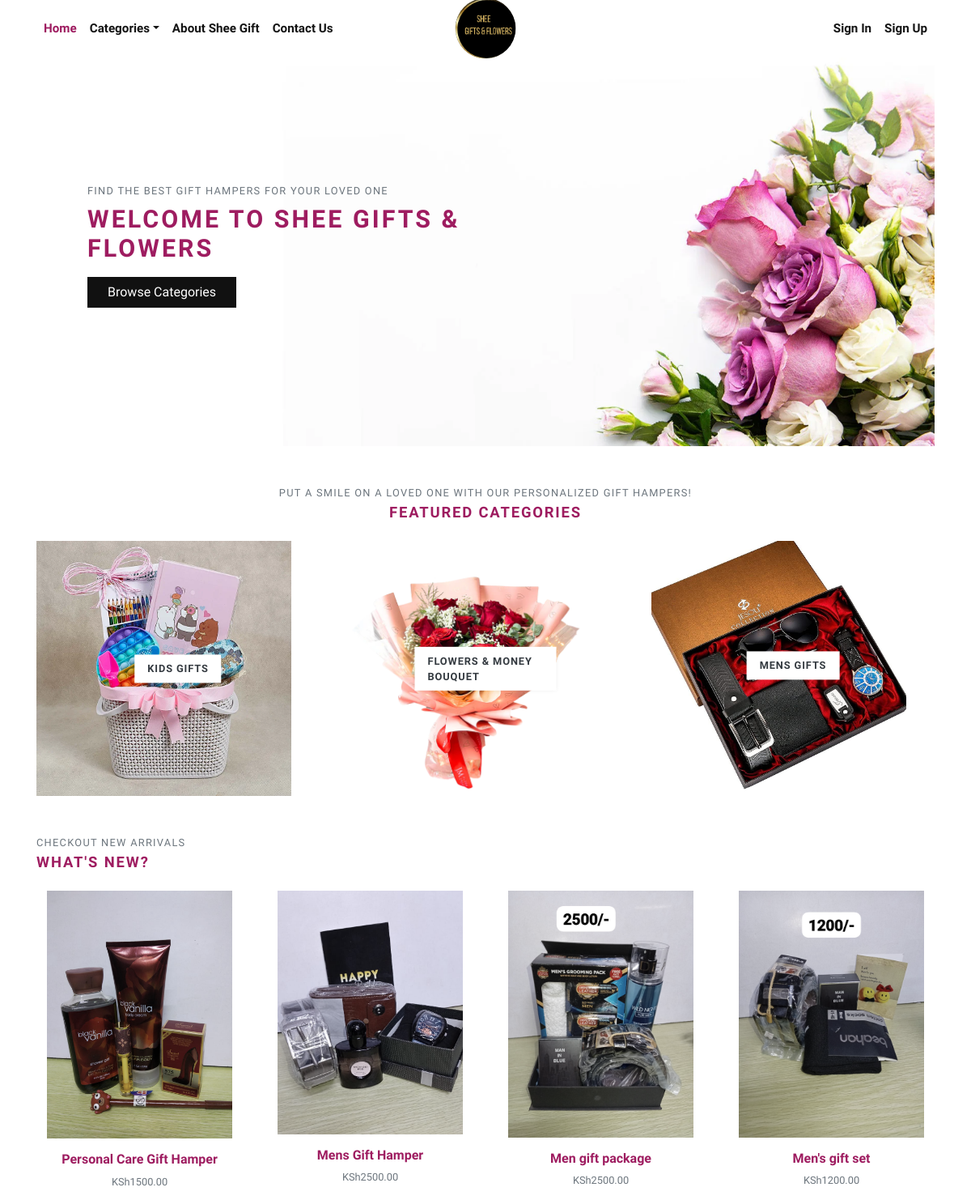
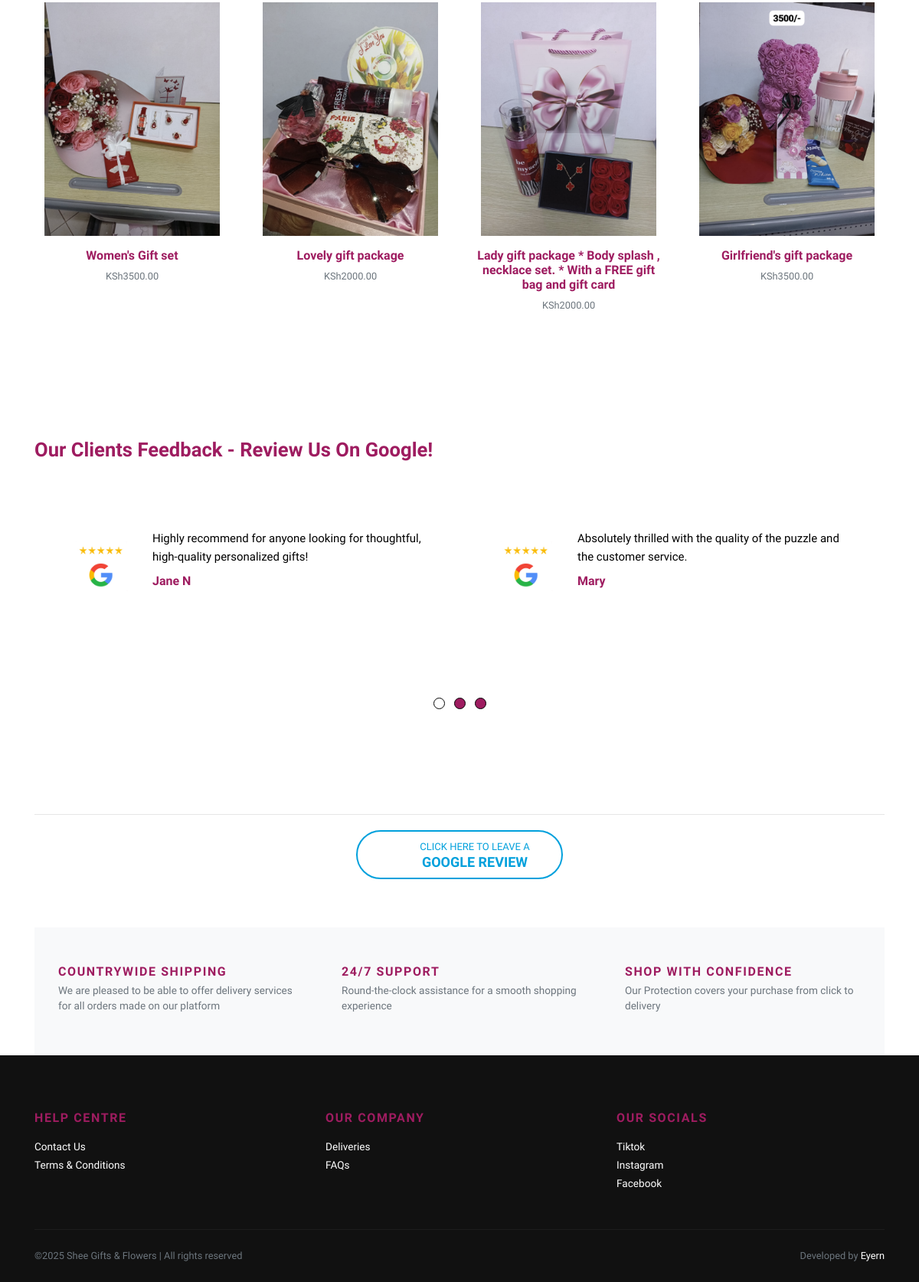
The page / on the database its author committed (2 pictures, top to bottom).
### store/models.py (models this page shows, shortened)
class Category(models.Model):
    title = models.CharField(max_length=50, verbose_name="Category Title")
    slug = models.SlugField(max_length=55, verbose_name="Category Slug")
    description = models.TextField(blank=True, verbose_name="Category Description")
    category_image = models.ImageField(upload_to='category', blank=True, null=True, verbose_name="Category Image")
    is_active = models.BooleanField(verbose_name="Is Active?")
    is_featured = models.BooleanField(verbose_name="Is Featured?")
    created_at = models.DateTimeField(auto_now_add=True, verbose_name="Created Date")
    updated_at = models.DateTimeField(auto_now=True, verbose_name="Updated Date")
    class Meta:
        verbose_name_plural = 'Categories'
        ordering = ('-created_at', )

class Product(models.Model):
    title = models.CharField(max_length=150, verbose_name="Product Title")
    slug = models.SlugField(max_length=160, verbose_name="Product Slug")
    sku = models.CharField(max_length=255, unique=True, verbose_name="Unique Product ID (SKU)")
    short_description = models.TextField(verbose_name="Short Description")
    detail_description = models.TextField(blank=True, null=True, verbose_name="Detail Description")
    product_image = models.ImageField(upload_to='product', blank=True, null=True, verbose_name="Product Image")
    price = models.DecimalField(max_digits=8, decimal_places=2)
    category = models.ForeignKey(Category, verbose_name="Product Categoy", on_delete=models.CASCADE)
    is_active = models.BooleanField(verbose_name="Is Active?")
    is_featured = models.BooleanField(verbose_name="Is Featured?")
    created_at = models.DateTimeField(auto_now_add=True, verbose_name="Created Date")
    updated_at = models.DateTimeField(auto_now=True, verbose_name="Updated Date")
    class Meta:
        verbose_name_plural = 'Products'
        ordering = ('-created_at', )

### store/views.py (the view)
# urls.py: path('', views.home, name="home"),
def home(request):
    categories = Category.objects.filter(is_active=True, is_featured=True)[:3]
    products = Product.objects.filter(is_active=True, is_featured=True)[:8]
    context = {
        'categories': categories,
        'products': products,
    }
    return render(request, 'store/index.html', context)

### store/context_preprocessors.py (called while the page is built)
def store_menu(request):
    categories = Category.objects.filter(is_active=True)
    context = {
        'categories_menu': categories,
    }
    return context

def cart_menu(request):
    if request.user.is_authenticated:
        cart_items= Cart.objects.filter(user=request.user)
        context = {
            'cart_items': cart_items,
        }
    else:
        context = {}
    return context

### templates/store/index.html (shortened to what this page needs)
{% extends 'base.html' %}
{% load static %}
      {% block content %}
      <div class="container">
        <section class="hero pb-3 bg-cover bg-center d-flex align-items-center" style="background: url({% static 'img/shee-home.jpg' %})">
          <div class="container py-5">
            <div class="row px-4 px-lg-5">
              <div class="col-lg-6">
                <p class="text-muted small text-uppercase mb-2">Find the best Gift Hampers for your loved one</p>
                <h1 class="h2 text-uppercase mb-3">Welcome to Shee Gifts & Flowers</h1><a class="btn btn-dark" href="{% url 'store:all-categories' %}">Browse Categories</a>
              </div>
            </div>
          </div>
        </section>
        <section class="pt-5">
          <header class="text-center">
            <p class="small text-muted small text-uppercase mb-1">Put a smile on a loved one with our personalized gift hampers!</p>
            <h2 class="h5 text-uppercase mb-4">Featured categories</h2>
          </header>
          <div class="row">
          {% if categories %}
            {% for category in categories %}
              <div class="col-md-4 mb-4 mb-md-0">
                <a class="category-item" href="{% url 'store:category-products' category.slug %}">
                  <strong class="category-item-title">{{ category.title }}</strong>
                </a>
              </div>
            {% endfor %}
          {% endif %}
          </div>
        </section>
        <section class="py-5">
          <header>
            <p class="small text-muted small text-uppercase mb-1">checkout new arrivals</p>
            <h2 class="h5 text-uppercase mb-4">What's New?</h2>
          </header>
          <div class="row">
            {% if products %}
              {% for product in products %}
                <div class="col-xl-3 col-lg-4 col-sm-6">
                  <div class="product text-center">
                    <div class="position-relative mb-3">
                      <a class="d-block" href="{% url 'store:product-detail' product.slug %}">
                        {% if product.product_image %}
                          <img class="img-fluid w-100" src="{{ product.product_image.url }}" alt="{{product.title}}">
                        {% else %}
                          <img class="img-fluid w-100" src="{% static 'img/product-1.jpg' %}" alt="{{product.title}}">
                        {% endif %}
                      </a>
                    </div>
                    <h6> <a class="reset-anchor" href="detail.html">{{ product.title }}</a></h6>
                    <p class="small text-muted">KSh{{product.price}}</p>
                  </div>
                </div>
              {% endfor %}
            {% endif %}
          </div>
        </section>
        <section class="testimonials">
          <div class="container">
            <div class="row">
              <div class="title text-center">
                <h1>Our Clients Feedback - Review Us On Google!</h1>
              </div>
            </div>
            <br>
            <div class="row">
              <div class="testimonials-content">
                <div class="testimonials-box">
                  <div class="testimonials-img">
                    <div class="test-img">
                      <img class="rounded-circle" src="{% static 'img/rev-1.jpg' %}" alt="" width="50" height="50">
                    </div>
                    <div class="testimonials-text">
                      <p>Highly recommend for anyone looking for thoughtful, high-quality personalized gifts!</p>
                      <h6>Jane N</h6>
                    </div>
                  </div>
                  <div class="testimonials-img">
                    <div class="test-img">
                      <img class="rounded-circle" src="{% static 'img/rev-1.jpg' %}" alt="" width="50" height="50">
                    </div>
                    <div class="testimonials-text">
                      <p>Absolutely thrilled with the quality of the puzzle and the customer service.</p>
                      <h6>Mary</h6>
                    </div>
                  </div>
                </div>
                <div class="slider"></div>
              </div>
            </div>
          </div>
        </section>
        <hr>
    <a class="google-button" href="https://share.google/P5CEziETbOvjJE9mU" target="_blank">Click here to leave a <strong>google review</strong></a>
    <br><br>
    <section class="py-5 bg-light">
      <div class="container">
        <div class="row text-center">
          <div class="col-lg-4 mb-3 mb-lg-0">
            <div class="d-inline-block">
              <div class="media align-items-end">
                <div class="media-body text-left ml-3">
                  <h6 class="text-uppercase mb-1">Countrywide Shipping</h6>
                  <p class="text-small mb-0 text-muted">We are pleased to be able to offer delivery services for all orders made on our platform</p>
                </div>
              </div>
            </div>
          </div>
          <div class="col-lg-4 mb-3 mb-lg-0">
            <div class="d-inline-block">
              <div class="media align-items-end">
                <div class="media-body text-left ml-3">
                  <h6 class="text-uppercase mb-1">24/7 Support</h6>
                  <p class="text-small mb-0 text-muted">Round-the-clock assistance for a smooth shopping experience</p>
                </div>
              </div>
            </div>
          </div>
          <div class="col-lg-4">
            <div class="d-inline-block">
              <div class="media align-items-end">
                <div class="media-body text-left ml-3">
                  <h6 class="text-uppercase mb-1">Shop with Confidence</h6>
                  <p class="text-small mb-0 text-muted">Our Protection covers your purchase from click to delivery</p>
                </div>
              </div>
            </div>
          </div>
        </div>
      </div>
    </section>
      </div>
      {% endblock content %}

### templates/base.html (shortened to what this page needs)
{% load static %}
<!DOCTYPE html>
<html>
  <head>
    <link rel="stylesheet" href="{% static 'vendor/bootstrap/css/bootstrap.min.css' %}">
    <link rel="stylesheet" href="{% static 'vendor/lightbox2/css/lightbox.min.css' %}">
    <link rel="stylesheet" href="{% static 'vendor/nouislider/nouislider.min.css' %}">
    <link rel="stylesheet" href="{% static 'vendor/bootstrap-select/css/bootstrap-select.min.css' %}">
    <link rel="stylesheet" href="{% static 'vendor/owl.carousel2/assets/owl.carousel.min.css' %}">
    <link rel="stylesheet" href="{% static 'vendor/owl.carousel2/assets/owl.theme.default.css' %}">
    <link rel="stylesheet" href="{% static 'css/style.default.css' %}" id="theme-stylesheet">
    <link rel="stylesheet" href="{% static 'css/custom.css' %}">
  </head>
  <body>
    <div class="page-holder">
      {% include 'navbar.html' %}
      {% block content %}
      {% endblock content %}
      {% include 'footer.html' %}
      {% include 'scripts.html' %}

### templates/navbar.html (shortened to what this page needs)
{% load static %}
      <header class="header bg-white">
        <div class="container px-0 px-lg-3">
          <nav class="navbar navbar-expand-lg navbar-light py-3 px-lg-0"><a class="navbar-brand" href="{% url 'store:home' %}"><img class="rounded-circle" src="{% static 'img/logo-shee.png' %}" alt="" height="75" width="75"></a>
            <div class="collapse navbar-collapse" id="navbarSupportedContent">
              <ul class="navbar-nav mr-auto">
                <li class="nav-item">
                  <a class="nav-link active" href="{% url 'store:home' %}">Home</a>
                </li>
                <li class="nav-item dropdown"><a class="nav-link dropdown-toggle" id="pagesDropdown" href="#" data-toggle="dropdown" aria-haspopup="true" aria-expanded="false">Categories</a>
                </li>
                <li class="nav-item">
                  <a class="nav-link" href="{% url 'store:home' %}">About Shee Gift</a>
                </li>
                <li class="nav-item">
                  <a class="nav-link" href="{% url 'store:home' %}">Contact Us</a>
                </li>
              </ul>
              <ul class="navbar-nav ml-auto">
                {% if request.user.is_authenticated %}
                  <li class="nav-item"><a class="nav-link" href="{% url 'store:cart' %}"> <i class="fas fa-dolly-flatbed mr-1 text-gray"></i>Cart<small class="text-gray">({{cart_items.count}})</small></a></li>
                  <li class="nav-item"><a class="nav-link" href="#"> <i class="far fa-heart mr-1"></i><small class="text-gray"> (0)</small></a></li>
                  {% comment %} <li class="nav-item"><a class="nav-link" href="#"> <i class="fas fa-user-alt mr-1 text-gray"></i>My Account</a></li> {% endcomment %}
                  <li class="nav-item dropdown"><a class="nav-link dropdown-toggle" id="pagesDropdown" href="#" data-toggle="dropdown" aria-haspopup="true" aria-expanded="false"><i class="fas fa-user-alt mr-1 text-gray"></i>My Account</a></a>
                  <div class="dropdown-menu mt-3" aria-labelledby="pagesDropdown">
                      <a class="dropdown-item border-0 transition-link" href="{% url 'store:profile' %}">Profile</a>
                      <a class="dropdown-item border-0 transition-link" href="{% url 'store:cart' %}">Cart</a>
                      <a class="dropdown-item border-0 transition-link" href="{% url 'store:orders' %}">Orders</a>
                      <a class="dropdown-item border-0 transition-link" href="{% url 'store:password-change' %}">Change Password</a>
                    <hr>
                    <a class="dropdown-item border-0 transition-link" href="{% url 'store:logout' %}">Log Out</a>
                </li>
                {% else %}
                  <li class="nav-item"><a class="nav-link" href="{% url 'store:login' %}">Sign In</a></li>
                  <li class="nav-item"><a class="nav-link" href="{% url 'store:register' %}">Sign Up</a></li>
                {% endif %}
              </ul>
            </div>
          </nav>
        </div>
      </header>

### templates/footer.html
<footer class="bg-dark text-white">
        <div class="container py-4">
          <div class="row py-5">
            <div class="col-md-4 mb-3 mb-md-0">
              <h6 class="text-uppercase mb-3">Help Centre</h6>
              <ul class="list-unstyled mb-0">
                <li><a class="footer-link" href="#">Contact Us</a></li>
                <li><a class="footer-link" href="#">Terms &amp; Conditions</a></li>
              </ul>
            </div>
            <div class="col-md-4 mb-3 mb-md-0">
              <h6 class="text-uppercase mb-3">Our Company</h6>
              <ul class="list-unstyled mb-0">
                <li><a class="footer-link" href="#">Deliveries</a></li>
                <li><a class="footer-link" href="#">FAQs</a></li>
              </ul>
            </div>
            <div class="col-md-4">
              <h6 class="text-uppercase mb-3">Our Socials</h6>
              <ul class="list-unstyled mb-0">
                <li><a class="footer-link" href="https://www.tiktok.com/@sheegiftsflowers">Tiktok</a></li>
                <li><a class="footer-link" href="https://www.instagram.com/_.sheegiftscollection/?hl=en">Instagram</a></li>
                <li><a class="footer-link" href="https://www.facebook.com/profile.php?id=61551771506953">Facebook</a></li>
              </ul>
            </div>
          </div>
          <div class="border-top pt-4" style="border-color: #1d1d1d !important">
            <div class="row">
              <div class="col-lg-6">
                <p class="small text-muted mb-0">&copy;2025 Shee Gifts & Flowers | All rights reserved</p>
              </div>
              <div class="col-lg-6 text-lg-right">
                <p class="small text-muted mb-0">Developed by <a class="text-white reset-anchor" href="https://eyern.dev" target="_blank">Eyern</a></p>
              </div>
            </div>
          </div>
        </div>
      </footer>

### templates/scripts.html (shortened to what this page needs)
{% load static %}
      <link rel="stylesheet" href="https://use.fontawesome.com/releases/v5.7.1/css/all.css">
    </div>
  </body>
</html>

### rows shown on the page
Category: title "KIDS GIFTS"
Category: title "FLOWERS & MONEY BOUQUET"
Category: title "MENS GIFTS"
Product: product_image (picture), title "Personal Care Gift Hamper", price "1500.00"
Product: product_image (picture), title "Mens Gift Hamper", price "2500.00"
Product: product_image (picture), title "Men gift package", price "2500.00"
Product: product_image (picture), title "Men's gift set", price "1200.00"
Product: product_image (picture), title "Women's Gift set", price "3500.00"
Product: product_image (picture), title "Lovely gift package", price "2000.00"
Product: product_image (picture), title "Lady gift package * Body splash , necklace set. * With a FREE gift bag and gift card", price "2000.00"
Product: product_image (picture), title "Girlfriend's gift package", price "3500.00"
